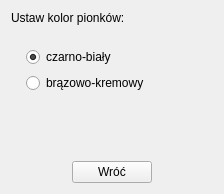
<?xml version="1.0" encoding="UTF-8"?>
<ui version="4.0">
 <class>SettingsWidget</class>
 <widget class="QWidget" name="SettingsWidget">
  <property name="geometry">
   <rect>
    <x>0</x>
    <y>0</y>
    <width>224</width>
    <height>194</height>
   </rect>
  </property>
  <property name="windowTitle">
   <string>Form</string>
  </property>
  <layout class="QGridLayout" name="gridLayout">
   <item row="0" column="0">
    <widget class="QLabel" name="label">
     <property name="sizePolicy">
      <sizepolicy hsizetype="Expanding" vsizetype="Fixed">
       <horstretch>0</horstretch>
       <verstretch>0</verstretch>
      </sizepolicy>
     </property>
     <property name="text">
      <string>Ustaw kolor pionków:</string>
     </property>
     <property name="margin">
      <number>8</number>
     </property>
    </widget>
   </item>
   <item row="1" column="0" colspan="2">
    <layout class="QVBoxLayout" name="verticalLayout">
     <property name="leftMargin">
      <number>15</number>
     </property>
     <item>
      <spacer name="verticalSpacer_2">
       <property name="orientation">
        <enum>Qt::Vertical</enum>
       </property>
       <property name="sizeHint" stdset="0">
        <size>
         <width>20</width>
         <height>40</height>
        </size>
       </property>
      </spacer>
     </item>
     <item>
      <widget class="QRadioButton" name="blackRadiokButton">
       <property name="text">
        <string>czarno-biały</string>
       </property>
       <property name="checked">
        <bool>true</bool>
       </property>
      </widget>
     </item>
     <item>
      <widget class="QRadioButton" name="brownRadioButton">
       <property name="text">
        <string>brązowo-kremowy</string>
       </property>
      </widget>
     </item>
     <item>
      <spacer name="verticalSpacer_3">
       <property name="orientation">
        <enum>Qt::Vertical</enum>
       </property>
       <property name="sizeHint" stdset="0">
        <size>
         <width>20</width>
         <height>40</height>
        </size>
       </property>
      </spacer>
     </item>
     <item>
      <spacer name="verticalSpacer_5">
       <property name="orientation">
        <enum>Qt::Vertical</enum>
       </property>
       <property name="sizeHint" stdset="0">
        <size>
         <width>20</width>
         <height>40</height>
        </size>
       </property>
      </spacer>
     </item>
     <item>
      <spacer name="verticalSpacer_4">
       <property name="orientation">
        <enum>Qt::Vertical</enum>
       </property>
       <property name="sizeHint" stdset="0">
        <size>
         <width>20</width>
         <height>40</height>
        </size>
       </property>
      </spacer>
     </item>
     <item>
      <spacer name="verticalSpacer">
       <property name="orientation">
        <enum>Qt::Vertical</enum>
       </property>
       <property name="sizeHint" stdset="0">
        <size>
         <width>20</width>
         <height>40</height>
        </size>
       </property>
      </spacer>
     </item>
    </layout>
   </item>
   <item row="2" column="0" colspan="2">
    <layout class="QHBoxLayout" name="horizontalLayout">
     <item>
      <spacer name="horizontalSpacer">
       <property name="orientation">
        <enum>Qt::Horizontal</enum>
       </property>
       <property name="sizeHint" stdset="0">
        <size>
         <width>40</width>
         <height>20</height>
        </size>
       </property>
      </spacer>
     </item>
     <item>
      <widget class="QPushButton" name="backButton">
       <property name="sizePolicy">
        <sizepolicy hsizetype="Fixed" vsizetype="Fixed">
         <horstretch>0</horstretch>
         <verstretch>0</verstretch>
        </sizepolicy>
       </property>
       <property name="text">
        <string>Wróć</string>
       </property>
      </widget>
     </item>
     <item>
      <spacer name="horizontalSpacer_2">
       <property name="orientation">
        <enum>Qt::Horizontal</enum>
       </property>
       <property name="sizeHint" stdset="0">
        <size>
         <width>40</width>
         <height>20</height>
        </size>
       </property>
      </spacer>
     </item>
    </layout>
   </item>
  </layout>
 </widget>
 <resources/>
 <connections/>
</ui>
